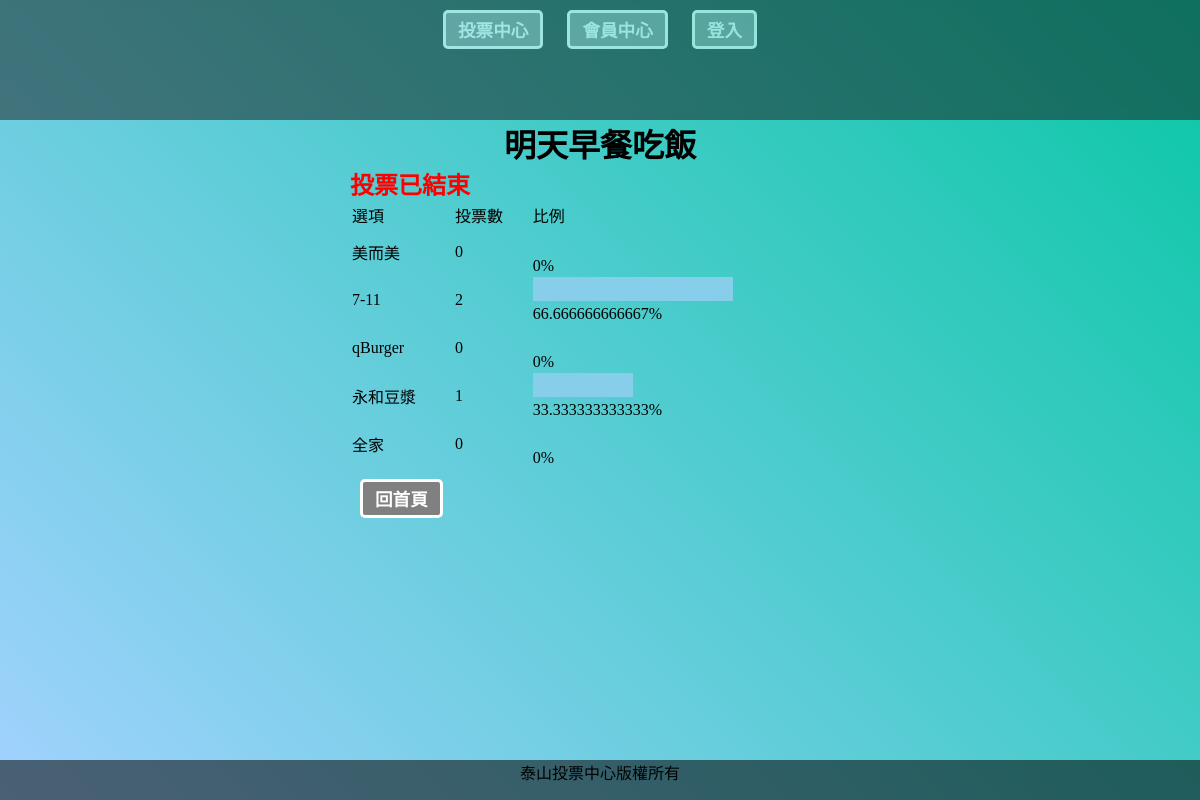
/?do=vote_result&id=2, run on the app's committed database.
### tables this page shows
CREATE TABLE `subjects` (
  `id` int(11) UNSIGNED NOT NULL,
  `subject` varchar(128) NOT NULL,
  `type_id` int(11) NOT NULL,
  `multiple` tinyint(1) NOT NULL DEFAULT 0,
  `multi_limit` tinyint(2) NOT NULL DEFAULT 1,
  `start` date NOT NULL,
  `end` date NOT NULL,
  `total` int(11) UNSIGNED NOT NULL DEFAULT 0
);

CREATE TABLE `options` (
  `id` int(11) UNSIGNED NOT NULL,
  `option` varchar(128) NOT NULL,
  `subject_id` int(11) NOT NULL,
  `total` int(11) NOT NULL DEFAULT 0
);

### api/base.php (called while the page is built, shortened)
<?php
function pdo(){
    $dsn="mysql:host=localhost;charset=utf8;dbname=vote";
    return new PDO($dsn,'root','');
}
function all($table,...$arg){
    $pdo=pdo();
    $sql="SELECT * FROM $table ";
    switch(count($arg)){
        case 1:
            if(is_array($arg[0]) && !empty($arg[0])){
                foreach($arg[0] as $key => $value){
                    $tmp[]="`$key`='$value'";
                }
                $sql.=" WHERE ". implode(" AND " ,$tmp);
            }elseif(empty($arg[0])){
            }else{
                $sql.=$arg[0];
            }
        break;
        }
        return $pdo->query($sql)->fetchAll(PDO::FETCH_ASSOC);
    }
function find($table,$arg){
    $pdo=pdo();
    $sql="SELECT * FROM $table WHERE ";
        if(is_array($arg)){
            foreach($arg as $key => $value){
                $tmp[]="`$key`='$value'";
            }
            $sql.=implode(" AND " ,$tmp);
        }else{
            $sql.=" `id`='$arg'";
        }
        return $pdo->query($sql)->fetch(PDO::FETCH_ASSOC);
    }

### front/vote_result.php (the view, shortened to what this page needs)
<?php
$subject=find("subjects",$_GET['id']);
$opts=all("options",['subject_id'=>$_GET['id']]);
?>
<div class="container">
<h1 class="text-center"><?=$subject['subject'];?></h1>
<div>
    <?php
    $today = strtotime("now");
    $end = strtotime($subject['end']);
    if (($end - $today) > 0) {
        $remain = floor(($end - $today) / (60 * 60 * 24));
        echo "倒數" . $remain . "天結束";
    } else {
        echo "<h2 style='color:red'>投票已結束</h2>";
    }
    ?>
    <table>
        <tr>
            <td>選項</td>
            <td>投票數</td>
            <td>比例</td>
        </tr>
        <?php
        foreach($opts as $opt){
            $total=($subject['total']==0)?1:$subject['total'];
            $rate=$opt['total']/$total;
        ?>
        <tr>
            <td><?=$opt['option'];?></td>
            <td><?=$opt['total'];?></td>
            <td>
                <div style="display:inline-block;height:24px;background:skyblue;width:<?=300*$rate;?>px;"></div>
                <div><?=($rate*100) . "%";?></div>
            </td>
        </tr>
        <?php
        }
        ?>
    </table>
    <button class="btn" onclick="location.href='?do=index.php;?>'">回首頁</button>
</div>
</div>

### css/basic.css (style rules this page uses)
* { box-sizing: border-box; margin: 0; padding: 0; }
body { width: 100%; min-height: 100vh; }
.btn { color: #fff; display: inline-block; border:3px solid #fff; border-radius:5px; background:grey; padding:0.25rem 0.75rem; margin: 10px; font-size:1.1rem; font-weight: bold; box-sizing: 0 0 10px #ccc; }
.text-center { text-align: center; }

### front/vote_result.php (style rules this page uses)
table { width: 500px; }

### data on the page
subjects: subject "明天早餐吃飯"
options: option "美而美", total "0", $rate*100 "0"
options: option "7-11", total "2", $rate*100 "66.666666666667"
options: option "qBurger", total "0", $rate*100 "0"
options: option "永和豆漿", total "1", $rate*100 "33.333333333333"
options: option "全家", total "0", $rate*100 "0"
